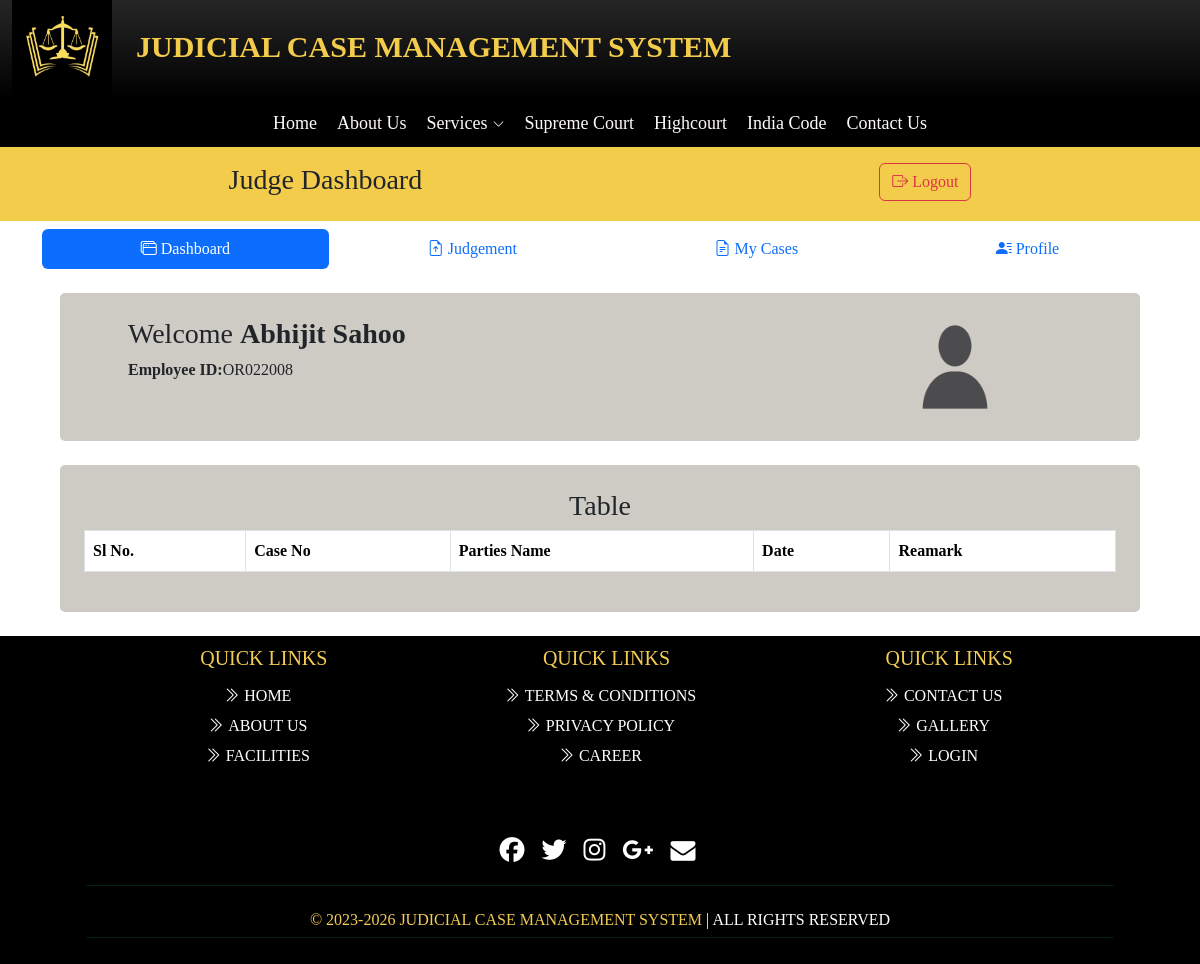
Page /Judge/dashboard.php (signed in) on the committed database.
### tables this page shows
CREATE TABLE `judge_info` (
  `j_slno` int(20) NOT NULL,
  `j_regd` varchar(50) NOT NULL,
  `j_name` varchar(50) NOT NULL,
  `j_email` varchar(50) NOT NULL,
  `j_phn` bigint(10) NOT NULL,
  `j_pass` varchar(50) NOT NULL,
  `j_path` varchar(100) NOT NULL,
  `status` tinyint(1) NOT NULL
);

### Judge/dashboard.php (the view, shortened to what this page needs)
<?php
include '../dbcon.php';
$is = $_SESSION['username'];
$sql = "select * from `judge_info` where  `j_email` = '$is' ";
$result = mysqli_query($con, $sql);
if (mysqli_num_rows($result) > 0) {
    while ($row = mysqli_fetch_array($result)) {
        $Name = $row['j_name'];
        $Regd = $row['j_regd'];
        $img = $row['j_path'];
    }
} else {
    echo "Unable to Show your Information";
}
?>
<!DOCTYPE html>
<html lang="en">
<head>
</head>
<body>
    <?php include 'head.php'; ?>
    <?php include 'j_nav.php'; ?>
    <div class="container boxtbl">
        <div class="row">
            <div class="col-auto me-auto">
                <h3>Welcome <strong><?php echo $Name; ?></strong></h3>
                <h6 class="d-inline-flex"><strong>Employee ID:</strong><?php echo $Regd; ?> </h6>
            </div>
            <div class="col-2"><img class="round" src="<?php echo $img; ?>" alt="logo" height="100" width="80"></div>
        </div>
    </div>
    <div class="container boxtbl">
        <h3 class="text-center">Table</h3>
        <table class="table table-striped table-hover table-bordered">
            <thead>
                <tr>
                    <th>Sl No.</th>
                    <th>Case No</th>
                    <th>Parties Name</th>
                    <th>Date</th>
                    <th>Reamark</th>
                </tr>
            </thead>
        </table>
    </div>
    <?php include 'foot.php'; ?>
</body>
</html>

### assets/css/nav.css (style rules this page uses)
body { font-family: Georgia, 'Cambria'; }
.boxtbl { padding: 2%; margin: 2% auto; width: 60%; background: rgb(206, 202, 196) !important; border-radius: 5px; }
*, *::before, *::after { box-sizing: border-box; }
.row { --bs-gutter-x: -5.5rem; }

### Judge/head.php (style rules this page uses)
.boxtbl { padding: 2%; margin: 2% auto; width: 90%; background: rgb(206, 202, 196) !important; border-radius: 5px; }

### rows in the picture
judge_info: j_name "Abhijit Sahoo", j_regd "OR022008", j_path (picture)
